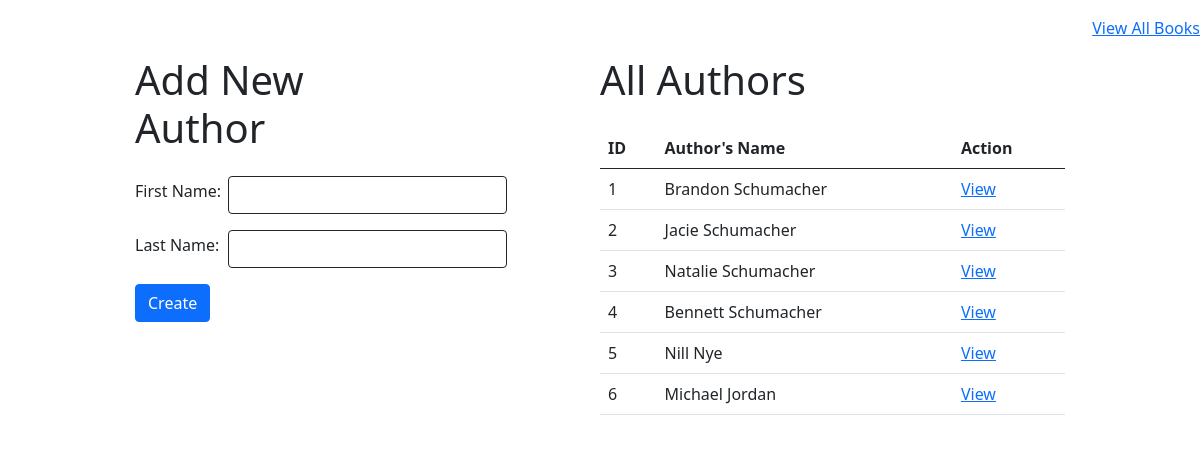
The app's page /authors with its own data.
### books_app/models.py (models this page shows)
class Author(models.Model):
	first_name = models.CharField(max_length=45)
	last_name = models.CharField(max_length=45)
	book = models.ManyToManyField(Book, related_name="authors")
	created_at = models.DateTimeField(auto_now_add=True)
	updated_at = models.DateTimeField(auto_now=True)

### books_app/views.py (the view)
# urls.py: path('authors', views.authors),
def authors(request):
    context = {
        'authors' : Author.objects.all(),
    }
    if request.method == 'GET':
        return render(request, 'authors.html', context)
    if request.method == 'POST':
        Author.objects.create(first_name=request.POST['first_name'], last_name=request.POST['last_name'])
        return redirect('/authors')

### books_app/templates/authors.html (shortened to what this page needs)
<!DOCTYPE html>
<html lang="en">
<head>
    <link rel="stylesheet" href="https://stackpath.bootstrapcdn.com/bootstrap/5.0.0-alpha1/css/bootstrap.min.css">
</head>
<body>
    <div class="navbar d-flex justify-content-end mr-5 mt-2">
        <a href="/">View All Books</a>
    </div>
    <div class="container d-flex justify-content-center justify-content-around mt-2">
        <div class="card border-0 col-3">
            <h1 class="mb-4">Add New Author</h1>
            <form action="/authors" method="post">
                <div class="mb-3 form-group d-flex align-items-center">
                    <label for="first_name" class="form-label col-4">First Name:</label>
                    <input type="text" class="form-control border border-dark col-4" name="first_name">
                </div>
                <div class="mb-3 form-group d-flex align-items-center">
                    <label for="last_name" class="form-label col-4">Last Name:</label>
                    <input type="text" class="form-control border border-dark col-4" name="last_name">
                </div>
                <button class="btn btn-primary" value="Create Author">Create</button>
            </form>
        </div>
        <div class="card border-0 col-5">
            <h1 class="mb-4">All Authors</h1>
            <table class="table">
                <thead>
                    <tr>
                        <th>ID</th>
                        <th>Author's Name</th>
                        <th>Action</th>
                    </tr>
                </thead>
                <tbody>
                    {% for author in authors %}
                        <tr>
                            <td>{{author.id}}</td>
                            <td>{{author.first_name}} {{author.last_name}}</td>
                            <td><a href="/authors/{{ author.id }}">View</a></td>
                        </tr>
                    {% endfor %}
                </tbody>
            </table>
        </div>
    </div>
</body>
</html>

### records on screen
Author: id "1", first_name "Brandon", last_name "Schumacher"
Author: id "2", first_name "Jacie", last_name "Schumacher"
Author: id "3", first_name "Natalie", last_name "Schumacher"
Author: id "4", first_name "Bennett", last_name "Schumacher"
Author: id "5", first_name "Nill", last_name "Nye"
Author: id "6", first_name "Michael", last_name "Jordan"
